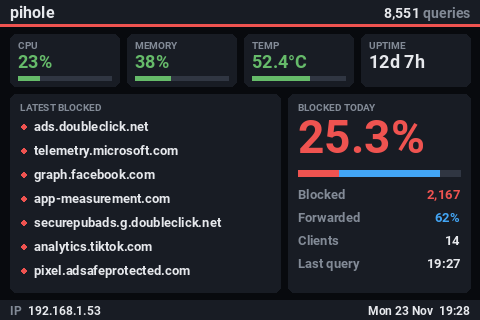

Python code for this plot:
#!/usr/bin/env python3
import time, sqlite3, socket, psutil
from PIL import Image, ImageDraw, ImageFont
from datetime import datetime, timedelta
from collections import deque

# --- CONFIG ---
import os
FB_DEV = os.environ.get("LCD_FB_DEV", "/dev/fb1")
WIDTH, HEIGHT = 480, 320
DB_PATH = "/etc/pihole/pihole-FTL.db"
UPDATE_INTERVAL = 4

HEADER_H = 26
FOOTER_H = 20

# bars: same offset from column start and same width everywhere
BAR_DX, BAR_W, BAR_H = 90, 100, 8

# --- FONTS ---
FONT_PATH = "/usr/share/fonts/truetype/roboto/Roboto-Bold.ttf"
font       = ImageFont.truetype(FONT_PATH, 14)
font_small = ImageFont.truetype(FONT_PATH, 12)
font_label = ImageFont.truetype(FONT_PATH, 10)
font_list  = ImageFont.truetype(FONT_PATH, 13)
font_value = ImageFont.truetype(FONT_PATH, 18)
font_title = ImageFont.truetype(FONT_PATH, 16)
font_big   = ImageFont.truetype(FONT_PATH, 46)

# --- HISTORY BUFFER (sparkline) ---
history = deque(maxlen=60)

# --- HELPERS ---
def text(draw,x,y,s,c,f=font): draw.text((x,y),s,fill=c,font=f)

def text_right(draw,x,y,s,c,f):
    w = draw.textbbox((0,0),s,font=f)[2]
    draw.text((x-w,y),s,fill=c,font=f)

def bar(draw,x,y,pct,w,h,color):
    fill=int(w*pct/100)
    draw.rectangle((x,y,x+fill,y+h),fill=color)
    draw.rectangle((x,y,x+w,y+h),outline=color)

def ellipsize(s,n=26): return s if len(s)<=n else s[:n-1]+"…"

# --- SYSTEM ---
def get_ip():
    try:
        s=socket.socket(socket.AF_INET,socket.SOCK_DGRAM)
        s.connect(("8.8.8.8",80))
        ip=s.getsockname()[0]; s.close(); return ip
    except: return "N/A"

def get_hostname(): return socket.gethostname()

def get_temp():
    try:
        return int(open("/sys/class/thermal/thermal_zone0/temp").read())/1000
    except: return 0

def get_cpu(): return psutil.cpu_percent()

def get_mem(): return psutil.virtual_memory().percent

def get_uptime():
    try:
        t=int(float(open("/proc/uptime").read().split()[0]))
        td=timedelta(seconds=t)
        return f"{td.days}d {td.seconds//3600}h {(td.seconds//60)%60}m"
    except: return "N/A"

# --- PIHOLE ---
def get_stats():
    try:
        conn=sqlite3.connect(DB_PATH); c=conn.cursor()

        c.execute("""
        SELECT COUNT(*),
               SUM(CASE WHEN status=1 THEN 1 ELSE 0 END),
               SUM(CASE WHEN type=1 THEN 1 ELSE 0 END),
               MAX(timestamp)
        FROM queries
        WHERE timestamp >= strftime('%s','now','start of day');
        """)
        total,blocked,forwarded,last=c.fetchone()

        c.execute("SELECT COUNT(DISTINCT client) FROM queries WHERE timestamp >= strftime('%s','now','start of day');")
        clients=c.fetchone()[0]

        # Last 7 blocked queries
        c.execute("""
        SELECT domain FROM queries
        WHERE status=1 AND timestamp >= strftime('%s','now','-1 day')
        GROUP BY domain
        ORDER BY MAX(timestamp) DESC
        LIMIT 7;
        """)
        last_blocked = [row[0] for row in c.fetchall()]

        conn.close()

        return {
            "total":total or 0,
            "blocked":blocked or 0,
            "forwarded":forwarded or 0,
            "blocked_pct":(blocked/total*100) if total else 0,
            "forwarded_pct":(forwarded/total*100) if total else 0,
            "clients":clients,
            "last":datetime.fromtimestamp(last).strftime("%H:%M") if last else "N/A",
            "last_blocked":last_blocked
        }
    except Exception as e:
        print(e); return None

# --- SPARKLINE ---
def draw_sparkline(draw,x,y,w,h,color):
    if len(history)<2: return
    maxv=max(history) or 1
    step=w/(len(history)-1)

    for i in range(len(history)-1):
        x1=int(x+i*step)
        x2=int(x+(i+1)*step)
        y1=int(y+h-(history[i]/maxv)*h)
        y2=int(y+h-(history[i+1]/maxv)*h)
        draw.line((x1,y1,x2,y2),fill=color)

# --- DRAW ---
# Palette (dark theme, one accent per meaning)
BG     = (8, 10, 14)
PANEL  = (24, 28, 36)
TRACK  = (48, 54, 66)
FG     = (230, 232, 236)
DIM    = (130, 138, 150)
RED    = (239, 83, 80)
BLUE   = (66, 165, 245)
GREEN  = (102, 187, 106)
AMBER  = (255, 183, 77)

M = 10  # outer margin

def text_w(draw, s, f):
    return draw.textbbox((0, 0), s, font=f)[2]

def fit(draw, s, f, maxw):
    """Trim s with an ellipsis so it fits maxw pixels."""
    if text_w(draw, s, f) <= maxw: return s
    while s and text_w(draw, s + "…", f) > maxw: s = s[:-1]
    return s + "…"

def panel(draw, box, fill=PANEL, r=6):
    # rounded_rectangle needs Pillow >= 8.2; fall back to square corners
    if hasattr(draw, "rounded_rectangle"):
        draw.rounded_rectangle(box, radius=r, fill=fill)
    else:
        draw.rectangle(box, fill=fill)

def level(pct, warn, crit):
    return RED if pct >= crit else AMBER if pct >= warn else GREEN

def meter(draw, x, y, w, pct, color, h=4):
    pct = max(0, min(100, pct))
    draw.rectangle((x, y, x + w, y + h), fill=TRACK)
    if pct > 0:
        draw.rectangle((x, y, x + int(w * pct / 100), y + h), fill=color)

def tile(draw, x, y, w, h, label, value, pct=None, color=FG):
    panel(draw, (x, y, x + w, y + h))
    text(draw, x + 8, y + 5, label, DIM, font_label)
    text(draw, x + 8, y + 17, fit(draw, value, font_value, w - 16),
         color if pct is not None else FG, font_value)
    if pct is not None:
        meter(draw, x + 8, y + h - 10, w - 16, pct, color)

def get_uptime_short():
    """'12d 7h' when up for days, otherwise '7h 43m' (fits the tile)."""
    try:
        t = int(float(open("/proc/uptime").read().split()[0]))
        d, h, m = t // 86400, (t // 3600) % 24, (t // 60) % 60
        return f"{d}d {h}h" if d else f"{h}h {m}m"
    except: return "N/A"

def draw_screen(stats):
    cpu = get_cpu()
    temp = get_temp()
    mem = get_mem()
    ALERT = cpu > 80 or temp > 70

    img = Image.new("RGB", (WIDTH, HEIGHT), BG)
    draw = ImageDraw.Draw(img)

    # HEADER: hostname left, today's queries right; turns red on alert
    hdr = RED if ALERT else PANEL
    draw.rectangle((0, 0, WIDTH, HEADER_H), fill=hdr)
    if not ALERT:
        draw.rectangle((0, HEADER_H - 2, WIDTH, HEADER_H), fill=RED)
    text(draw, M, 3, get_hostname(), FG, font_title)
    if stats:
        n = f"{stats['total']:,}"
        unit = " queries"
        uw = text_w(draw, unit, font)
        text_right(draw, WIDTH - M, 5, unit, FG if ALERT else DIM, font)
        text_right(draw, WIDTH - M - uw, 5, n, FG, font)
    else:
        text_right(draw, WIDTH - M, 5, "-- queries", DIM, font)

    # SYSTEM TILES
    ty, th, gap = HEADER_H + 8, 52, 8
    tw = (WIDTH - 2 * M - 3 * gap) // 4
    xs = [M + i * (tw + gap) for i in range(4)]
    tile(draw, xs[0], ty, tw, th, "CPU", f"{cpu:.0f}%", cpu, level(cpu, 60, 80))
    tile(draw, xs[1], ty, tw, th, "MEMORY", f"{mem:.0f}%", mem, level(mem, 70, 90))
    tile(draw, xs[2], ty, tw, th, "TEMP", f"{temp:.1f}°C",
         temp / 85 * 100, level(temp, 60, 70))
    tile(draw, xs[3], ty, tw, th, "UPTIME", get_uptime_short())

    top = ty + th + 8
    bottom = HEIGHT - FOOTER_H - 8

    if stats:
        history.append(stats["total"])

        # LEFT: latest blocked domains
        lw = 270
        panel(draw, (M, top, M + lw, bottom))
        text(draw, M + 10, top + 7, "LATEST BLOCKED", DIM, font_label)
        y = top + 24
        for d in stats["last_blocked"][:7]:
            draw.ellipse((M + 11, y + 6, M + 16, y + 11), fill=RED)
            text(draw, M + 24, y, fit(draw, d, font_list, lw - 34), FG, font_list)
            y += 24

        # RIGHT: blocked share + key numbers
        rx0 = M + lw + gap
        rx1 = WIDTH - M
        rw = rx1 - rx0
        panel(draw, (rx0, top, rx1, bottom))
        text(draw, rx0 + 10, top + 7, "BLOCKED TODAY", DIM, font_label)
        pct = f"{stats['blocked_pct']:.1f}%"
        text(draw, rx0 + 10, top + 16, pct, RED, font_big)

        # stacked share bar: blocked / forwarded / other (cached etc.)
        bx, by, bw, bh = rx0 + 10, top + 76, rw - 20, 6
        draw.rectangle((bx, by, bx + bw, by + bh), fill=TRACK)
        b = int(bw * stats["blocked_pct"] / 100)
        f = int(bw * stats["forwarded_pct"] / 100)
        if b: draw.rectangle((bx, by, bx + b, by + bh), fill=RED)
        if f: draw.rectangle((bx + b, by, min(bx + b + f, bx + bw), by + bh), fill=BLUE)

        rows = [
            ("Blocked",    f"{stats['blocked']:,}",           RED),
            ("Forwarded",  f"{stats['forwarded_pct']:.0f}%",  BLUE),
            ("Clients",    f"{stats['clients']}",             FG),
            ("Last query", stats["last"],                     FG),
        ]
        y = by + 16
        for label, val, c in rows:
            text(draw, rx0 + 10, y, label, DIM, font_list)
            text_right(draw, rx1 - 10, y, val, c, font_list)
            y += 23
    else:
        panel(draw, (M, top, WIDTH - M, bottom))
        msg = "Pi-hole database unavailable"
        text(draw, (WIDTH - text_w(draw, msg, font)) // 2,
             (top + bottom) // 2 - 8, msg, DIM, font)

    # FOOTER: IP left, date/time right
    fy = HEIGHT - FOOTER_H
    draw.rectangle((0, fy, WIDTH, HEIGHT), fill=PANEL)
    text(draw, M, fy + 3, "IP", DIM, font_small)
    text(draw, M + 18, fy + 3, get_ip(), FG, font_small)
    text_right(draw, WIDTH - M, fy + 3,
               datetime.now().strftime("%a %d %b  %H:%M"), FG, font_small)

    return img

# --- FB ---
from PIL import ImageChops

# RGB565 split into its high and low byte, per channel (lookup tables)
_R_HI = [v & 0xF8 for v in range(256)]
_G_HI = [v >> 5 for v in range(256)]
_G_LO = [(v & 0x1C) << 3 for v in range(256)]
_B_LO = [v >> 3 for v in range(256)]
FB_REFRESH = 60          # rewrite an unchanged frame at least this often (seconds)
_last_frame, _last_write = None, 0.0

def write_fb(img):
    """Send img to the framebuffer as little-endian RGB565 in a single write.
    Unchanged frames are skipped (but rewritten every FB_REFRESH seconds)."""
    global _last_frame, _last_write
    r, g, b = img.convert("RGB").split()
    hi = ImageChops.add(r.point(_R_HI), g.point(_G_HI))
    lo = ImageChops.add(g.point(_G_LO), b.point(_B_LO))
    frame = Image.merge("LA", (lo, hi)).tobytes()
    if frame == _last_frame and time.time() - _last_write < FB_REFRESH:
        return
    with open(FB_DEV, "wb") as f:
        f.write(frame)
    _last_frame, _last_write = frame, time.time()

# --- CPU SAVING ---
# Pi-hole numbers change slowly: query the database at most every STATS_TTL
# seconds and reuse the result for the frames in between.
STATS_TTL = 30

def _every(seconds, fn):
    cache = {"t": 0.0, "v": None}
    def wrapper(*args):
        if cache["v"] is None or time.time() - cache["t"] >= seconds:
            cache["v"], cache["t"] = fn(*args), time.time()
        return cache["v"]
    return wrapper

get_stats = _every(STATS_TTL, get_stats)

# --- LOOP ---
if __name__=="__main__":
    while True:
        write_fb(draw_screen(get_stats()))
        time.sleep(UPDATE_INTERVAL)
